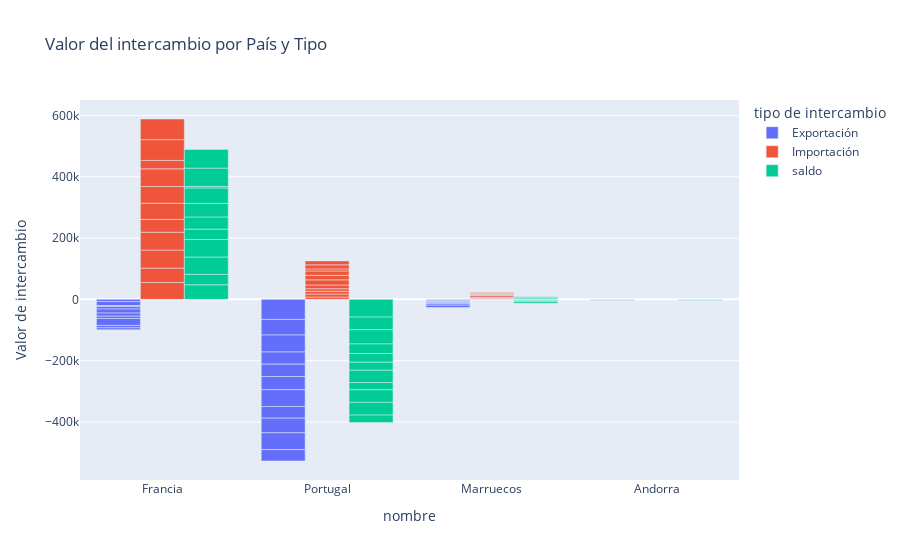

The code cell stored with this chart in its notebook:
### Code cell
fig = px.bar(df_intercambio, x = 'nombre', y = 'Valores', color = 'tipo de intercambio',
             title= 'Valor del intercambio por País y Tipo',
             labels= {'Valores' : 'Valor de intercambio', 'nombre' : 'nombre'},
             barmode= 'group')

fig.show()

### Figure 1 — Plotly figure (JSON) as saved in the notebook; plotly's stock layout.template omitted (floating-point values rounded to 4 significant figures)
{"data": [{"alignmentgroup": "True", "hovertemplate": "tipo de intercambio=Exportación<br>nombre=%{x}<br>Valor de intercambio=%{y}<extra></extra>", "legendgroup": "Exportación", "marker": {"color": "#636efa", "pattern": {"shape": ""}}, "name": "Exportación", "offsetgroup": "Exportación", "orientation": "v", "showlegend": true, "textposition": "auto", "type": "bar", "x": ["Francia", "Francia", "Francia", "Francia", "Francia", "Francia", "Francia", "Francia", "Francia", "Francia", "Francia", "Portugal", "Portugal", "Portugal", "Portugal", "Portugal", "Portugal", "Portugal", "Portugal", "Portugal", "Portugal", "Portugal", "Marruecos", "Marruecos", "Marruecos", "Marruecos", "Marruecos", "Marruecos", "Marruecos", "Marruecos", "Marruecos", "Marruecos", "Andorra", "Andorra", "Andorra", "Andorra", "Andorra", "Andorra", "Andorra", "Andorra", "Andorra", "Andorra", "Andorra"], "xaxis": "x", "y": [-7282.0, -13130.0, -2227.0, -854, -8227.0, -13050.0, -10110.0, -7428.0, -22820.0, -7791, -6257.0, -65350.0, -51060.0, -55300.0, -39610.0, -40490.0, -42840, -54970.0, -37950.0, -47840.0, -54820.0, -37040.0, -620, -550, -1550, -3064.0, -940, -140, -3370, -3830, -4990, -7550, -434, -410, -437, -399, -384, -439, -865, -458, -375, -441, -407], "yaxis": "y"}, {"alignmentgroup": "True", "hovertemplate": "tipo de intercambio=Importación<br>nombre=%{x}<br>Valor de intercambio=%{y}<extra></extra>", "legendgroup": "Importación", "marker": {"color": "#EF553B", "pattern": {"shape": ""}}, "name": "Importación", "offsetgroup": "Importación", "orientation": "v", "showlegend": true, "textposition": "auto", "type": "bar", "x": ["Francia", "Francia", "Francia", "Francia", "Francia", "Francia", "Francia", "Francia", "Francia", "Francia", "Francia", "Portugal", "Portugal", "Portugal", "Portugal", "Portugal", "Portugal", "Portugal", "Portugal", "Portugal", "Portugal", "Portugal", "Marruecos", "Marruecos", "Marruecos", "Marruecos", "Marruecos", "Marruecos", "Marruecos", "Marruecos", "Marruecos", "Marruecos"], "xaxis": "x", "y": [54840.0, 47070.0, 58980.0, 58090.0, 41993, 52660.0, 54360.0, 57750.0, 27460.0, 67860.0, 67310.0, 7482.0, 9878.0, 8791.0, 8583, 12090.0, 16800.0, 14760.0, 14270.0, 6762.0, 13210.0, 12850.0, 1431, 1434, 2033, 2190, 4989, 2273, 2173, 1597, 2120, 2220], "yaxis": "y"}, {"alignmentgroup": "True", "hovertemplate": "tipo de intercambio=saldo<br>nombre=%{x}<br>Valor de intercambio=%{y}<extra></extra>", "legendgroup": "saldo", "marker": {"color": "#00cc96", "pattern": {"shape": ""}}, "name": "saldo", "offsetgroup": "saldo", "orientation": "v", "showlegend": true, "textposition": "auto", "type": "bar", "x": ["Francia", "Francia", "Francia", "Francia", "Francia", "Francia", "Francia", "Francia", "Francia", "Francia", "Francia", "Portugal", "Portugal", "Portugal", "Portugal", "Portugal", "Portugal", "Portugal", "Portugal", "Portugal", "Portugal", "Portugal", "Marruecos", "Marruecos", "Marruecos", "Marruecos", "Marruecos", "Marruecos", "Marruecos", "Marruecos", "Marruecos", "Marruecos", "Andorra", "Andorra", "Andorra", "Andorra", "Andorra", "Andorra", "Andorra", "Andorra", "Andorra", "Andorra", "Andorra"], "xaxis": "x", "y": [47560.0, 33940.0, 56760.0, 57240.0, 33770.0, 39610.0, 44250.0, 50330.0, 4640, 60060.0, 61050.0, -57870.0, -41180.0, -46510.0, -31020.0, -28400.0, -26040.0, -40210.0, -23670.0, -41080.0, -41610.0, -24190.0, 811, 884, 483, -873.7, 4049, 2133, -1197, -2233, -2870, -5330, -434, -410, -437, -399, -384, -439, -865, -458, -375, -441, -407], "yaxis": "y"}], "layout": {"barmode": "group", "legend": {"title": {"text": "tipo de intercambio"}, "tracegroupgap": 0}, "title": {"text": "Valor del intercambio por País y Tipo"}, "xaxis": {"anchor": "y", "domain": [0, 1], "title": {"text": "nombre"}}, "yaxis": {"anchor": "x", "domain": [0, 1], "title": {"text": "Valor de intercambio"}}}}
